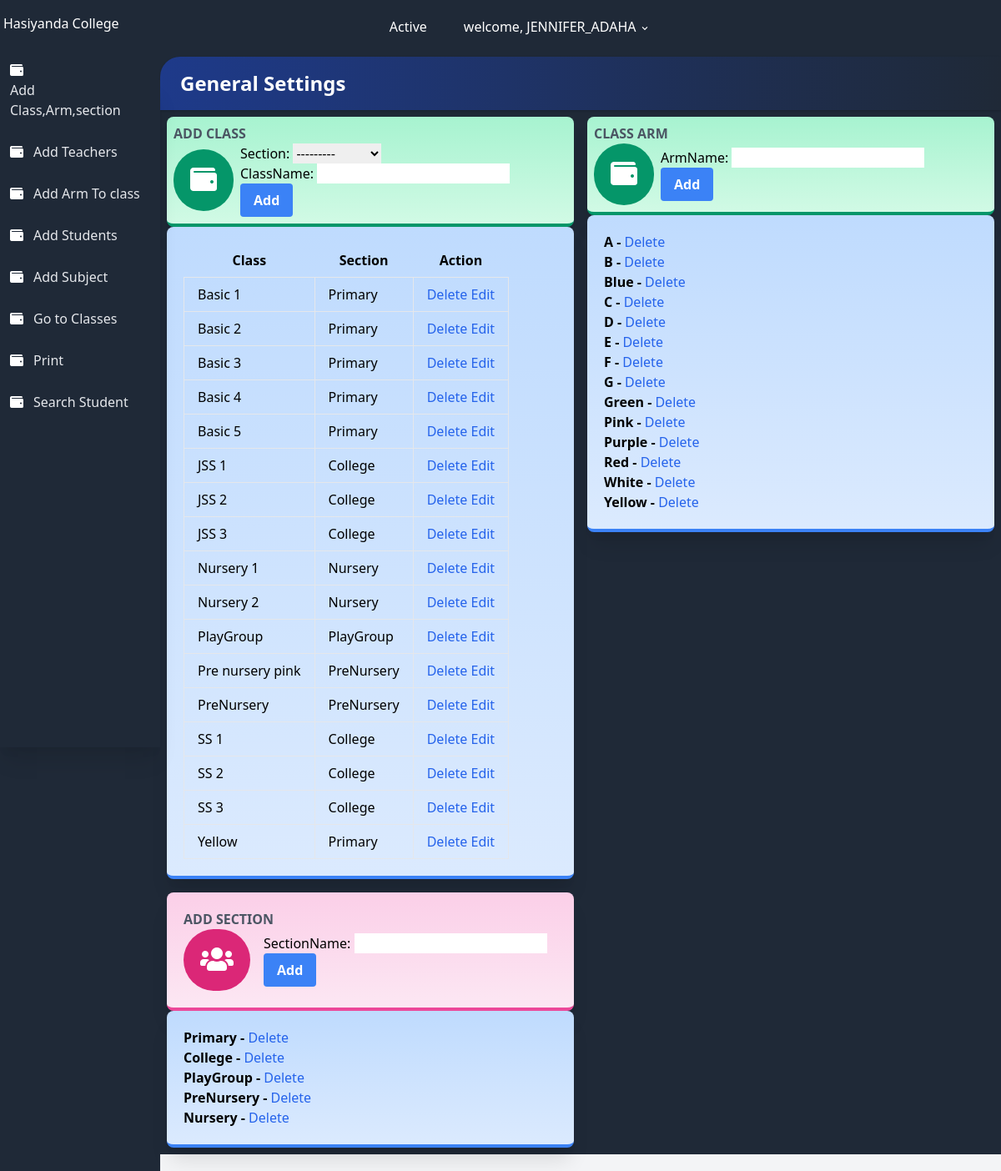
/settings/ (signed in), run on the app's committed database.
### users/models.py (models this page shows, shortened)
class User(AbstractUser):
    class Role(models.TextChoices):
        ADMIN = 'admin'
        TEACHER = 'teacher'
        STUDENT = 'student'
    base_role = Role.TEACHER
    role = models.CharField(max_length=10, choices= Role.choices , null=True, blank=True)
    section = models.ForeignKey('result.section', on_delete=models.SET_NULL, null=True , blank=True)
    class Meta:
        db_table = 'auth_user'

### result/models.py (models this page shows, shortened)
class all_class(models.Model):
    className = models.CharField(max_length=100 , unique=True)
    section = models.ForeignKey(section, on_delete=models.CASCADE, null=True)
    complete = models.BooleanField(default=False)
    date = models.DateTimeField(auto_now_add=True)
    class Meta:
        ordering = ['className']

class section(models.Model):
    sectionName = models.CharField(max_length=100 , unique=True)
    def __str__(self):
        return self.sectionName

class classArm(models.Model):
    armName = models.CharField(max_length=100 , unique=True)
    class Meta:
        ordering = ['armName']

### result/views.py (the view, shortened to what this page needs)
# urls.py: path('settings/', settings.as_view(), name='settings'),
class settings(LoginRequiredMixin, TemplateView):
    login_url = 'result:login'
    template_name = 'result/settings.html'
    queryset = all_class.objects.all()
    def get_context_data(self, **kwargs):
        context = super(settings, self).get_context_data(**kwargs)
        context['classForm'] = allClassForm()
        context['armForm'] = classArmForm()
        context['sectionForm'] = sectionForm()
        context['imageForm'] = ImageForm()
        context['settingForm'] = settingForm()
        context['allclass'] = all_class.objects.all()
        context['classArm'] = classArm.objects.all()
        context['sections'] = section.objects.all()
        context['img'] = Images.objects.all()
        context['setting'] = setting.objects.all()
        context['studentCount'] = students.objects.all().count()
        return context

### result/forms.py
class allClassForm(forms.ModelForm):
    class Meta:
        model = all_class
        fields = ['section', 'className' ]

class classArmForm(forms.ModelForm):
    class Meta:
        model = classArm
        fields = ['armName']

### result/templates/result/settings.html (shortened to what this page needs)
{% extends 'settingsbase.html' %}
{% load static %}
{% block content %}
<div class="flex flex-wrap">
    <div class="w-full md:w-1/2 xl:w-1/3 p-2">
        <div class="bg-gradient-to-b from-green-200 to-green-100 border-b-4 border-green-600 rounded-lg shadow-xl p-2">
            <h2 class="font-bold uppercase text-gray-600">Add Class</h2>
            <div class="flex flex-row items-center">
                <div class="flex-shrink pr-2">
                    <div class="rounded-full p-5 bg-green-600"><i class="fa fa-wallet fa-2x fa-inverse"></i></div>
                </div>
                <form method="post"  class="">
                      {{ classForm.as_p }}
                      <button
                        class="bg-blue-500 hover:bg-blue-700 text-white font-bold py-2 px-4 rounded focus:outline-none focus:shadow-outline"
                        type="submit"> Add</button>
                </form>
            </div>
        </div>
            <div class="bg-gradient-to-b from-blue-200 to-blue-100 border-b-4 border-blue-500 rounded-lg shadow-xl p-5">
                <div class="flex flex-row items-center">
                        <table class="table-auto">
                            <thead>
                              <tr>
                                <th class="px-4 py-2">Class</th>
                                <th class="px-4 py-2">Section</th>
                                <th class="px-4 py-2">Action</th>
                              </tr>
                            </thead>
                            <tbody>
                              {% for class in allclass%}
                              <tr>
                                <td class="border px-4 py-2">
                                    {{class.className}}
                                </td>
                                <td class="border px-4 py-2">{{class.section}}</td>
                                <td class="border px-4 py-2">
                                    <a href="{% url 'result:deleteClass' class.id %}" class="font-medium text-blue-600 dark:text-blue-500 hover:underline" >
                                        Delete
                                      </a>
                                      <a href="{% url 'result:EditClass' class.id %}" class="font-medium text-blue-600 dark:text-blue-500 hover:underline" >
                                          Edit
                                        </a>
                                </td>
                              </tr>
                              {% endfor %}
                            </tbody>
                          </table>
                </div>
            </div>
    </div>
    <div class="w-full md:w-1/2 xl:w-1/3 p-2">
        <div class="bg-gradient-to-b from-green-200 to-green-100 border-b-4 border-green-600 rounded-lg shadow-xl p-2">
            <h2 class="font-bold uppercase text-gray-600">Class Arm</h2>
            <div class="flex flex-row items-center">
                <div class="flex-shrink pr-2">
                    <div class="rounded-full p-5 bg-green-600"><i class="fa fa-wallet fa-2x fa-inverse"></i></div>
                </div>
                <form method="post"  class="">
                      {{ armForm.as_p }}
                      <button
                        class="bg-blue-500 hover:bg-blue-700 text-white font-bold py-2 px-4 rounded focus:outline-none focus:shadow-outline"
                        type="submit"> Add</button>
                </form>
            </div>
        </div>
        <div class="bg-gradient-to-b from-blue-200 to-blue-100 border-b-4 border-blue-500 rounded-lg shadow-xl p-5">
            <div class="flex flex-row items-center">
                <ul class=" font-bold">
                    {% for classArm in classArm%}
                      <li  >
                         {{ classArm.armName}} -
                         <a href="{% url 'result:deleteArm' classArm.id %}" class="font-medium text-blue-600 dark:text-blue-500 hover:underline" >
                          Delete
                        </a>
                      </li>
                    {% endfor %}
                  </ul>
            </div>
        </div>
    </div>
    <div class="w-full md:w-1/2 xl:w-1/3 p-2">
        <div class="bg-gradient-to-b from-pink-200 to-pink-100 border-b-4 border-pink-500 rounded-lg shadow-xl p-5">
            <h2 class="font-bold uppercase text-gray-600">Add Section</h2>
            <div class="flex flex-row items-center">
                <div class="flex-shrink pr-4">
                    <div class="rounded-full p-5 bg-pink-600"><i class="fas fa-users fa-2x fa-inverse"></i></div>
                </div>
                <form method="post"  class="">
                    {{ sectionForm.as_p }}
                    <button
                      class="bg-blue-500 hover:bg-blue-700 text-white font-bold py-2 px-4 rounded focus:outline-none focus:shadow-outline"
                      type="submit"> Add</button>
              </form>
            </div>
        </div>
        <div class="bg-gradient-to-b from-blue-200 to-blue-100 border-b-4 border-blue-500 rounded-lg shadow-xl p-5">
            <div class="flex flex-row items-center">
                <ul class=" font-bold">
                    {% for section in sections %}
                      <li  >
                        {{ section.sectionName }} -
                         <a href=" " class="font-medium text-blue-600 dark:text-blue-500 hover:underline" >
                          Delete
                        </a>
                      </li>
                    {% endfor %}
                  </ul>
            </div>
        </div>
    </div>
</div>
{% endblock %}

### templates/settingsbase.html (shortened to what this page needs)
{% load static %}
<!DOCTYPE html>
<html lang="en">
<head>
    <link rel="stylesheet" href="https://use.fontawesome.com/releases/v5.3.1/css/all.css">
    <link rel="stylesheet" href="https://unpkg.com/tailwindcss@2.2.19/dist/tailwind.min.css"/>
    <link href="https://afeld.github.io/emoji-css/emoji.css" rel="stylesheet">
</head>
<body class="bg-gray-800 font-sans leading-normal tracking-normal mt-12">
<header>
    <nav aria-label="menu nav" class="bg-gray-800 pt-2 md:pt-1 pb-1 px-1 mt-0 h-auto fixed w-full z-20 top-0">
        <div class="flex flex-wrap items-center">
            <div class="flex flex-shrink md:w-1/3 justify-center md:justify-start text-white">
                <a href="{% url 'result:index' %}" aria-label="Home">
                    <h1> Hasiyanda College</h1>
                </a>
            </div>
            <div class="flex w-full pt-2 content-center justify-between md:w-1/3 md:justify-end">
                <ul class="list-reset flex justify-between flex-1 md:flex-none items-center">
                    <li class="flex-1 md:flex-none md:mr-3">
                        <a class="inline-block py-2 px-4 text-white no-underline" href="#">Active</a>
                    </li>
                    <li class="flex-1 md:flex-none md:mr-3">
                        <div class="relative inline-block">
                            <button onclick="toggleDD('myDropdown')" class="drop-button text-white py-2 px-2"> <span class="pr-2"></span> welcome, {{user.username}} <svg class="h-3 fill-current inline" xmlns="http://www.w3.org/2000/svg" viewBox="0 0 20 20">
                                <path d="M9.293 12.95l.707.707L15.657 8l-1.414-1.414L10 10.828 5.757 6.586 4.343 8z" /></svg></button>
                        </div>
                    </li>
                </ul>
            </div>
        </div>
    </nav>
</header>
<body>
    <div class="flex flex-col md:flex-row">
        <nav aria-label="alternative nav">
            <div class="bg-gray-800 shadow-xl h-20 fixed bottom-0 mt-12 md:relative md:h-screen z-10 w-full md:w-48 content-center">
                <div class="md:mt-12 md:w-48 md:fixed md:left-0 md:top-0 content-center md:content-start text-left justify-between">
                    <ul class="list-reset flex flex-row md:flex-col pt-3 md:py-3 px-1 md:px-2 text-center md:text-left">
                        <li class="mr-3 flex-1">
                            <a href="{% url 'result:settings' %}" class="block py-1 md:py-3 pl-0 md:pl-1 align-middle text-white no-underline hover:text-white border-b-2 border-gray-800 hover:border-red-500">
                                <i class="fa fa-wallet pr-0 md:pr-3"></i><span class="pb-1 md:pb-0 text-xs md:text-base text-gray-400 md:text-gray-200 block md:inline-block">
                                    Add Class,Arm,section
                                </span>
                            </a>
                        </li>
                        <li class="mr-3 flex-1">
                            <a href="{% url 'result:RegisterTeachers' %}" class="block py-1 md:py-3 pl-0 md:pl-1 align-middle text-white no-underline hover:text-white border-b-2 border-gray-800 hover:border-green-500">
                                <i class="fa fa-wallet pr-0 md:pr-3"></i><span class="pb-1 md:pb-0 text-xs md:text-base text-gray-400 md:text-gray-200 block md:inline-block">
                                    Add Teachers
                                </span>
                            </a>
                        </li>
                        <li class="mr-3 flex-1">
                            <a href="{% url 'result:CreateClassArm' %}" class="block py-1 md:py-3 pl-0 md:pl-1 align-middle text-white no-underline hover:text-white border-b-2 border-gray-800 hover:border-green-500">
                                <i class="fa fa-wallet pr-0 md:pr-3"></i><span class="pb-1 md:pb-0 text-xs md:text-base text-gray-400 md:text-gray-200 block md:inline-block">
                                    Add Arm To class
                                </span>
                            </a>
                        </li>
                        <li class="mr-3 flex-1">
                            <a href="{% url 'result:registerStudent' %}" class="block py-1 md:py-3 pl-0 md:pl-1 align-middle text-white no-underline hover:text-white border-b-2 border-gray-800 hover:border-yellow-500">
                                <i class="fa fa-wallet pr-0 md:pr-3"></i><span class="pb-1 md:pb-0 text-xs md:text-base text-gray-400 md:text-gray-200 block md:inline-block">
                                    Add Students
                                </span>
                            </a>
                        </li>
                        <li class="mr-3 flex-1">
                            <a href="{% url 'result:subjectCreate' %}" class="block py-1 md:py-3 pl-0 md:pl-1 align-middle text-white no-underline hover:text-white border-b-2 border-gray-800 hover:border-green-500">
                                <i class="fa fa-wallet pr-0 md:pr-3"></i><span class="pb-1 md:pb-0 text-xs md:text-base text-gray-400 md:text-gray-200 block md:inline-block">
                                    Add Subject
                                </span>
                            </a>
                        </li>
                        <li class="mr-3 flex-1">
                            <a href="{% url 'result:classList' %}" class="block py-1 md:py-3 pl-0 md:pl-1 align-middle text-white no-underline hover:text-white border-b-2 border-gray-800 hover:border-green-500">
                                <i class="fa fa-wallet pr-0 md:pr-3"></i><span class="pb-1 md:pb-0 text-xs md:text-base text-gray-400 md:text-gray-200 block md:inline-block">
                                    Go to Classes
                                </span>
                            </a>
                        </li>
                        <li class="mr-3 flex-1">
                            <a href="{% url 'result:print' %}" class="block py-1 md:py-3 pl-0 md:pl-1 align-middle text-white no-underline hover:text-white border-b-2 border-gray-800 hover:border-green-500">
                                <i class="fa fa-wallet pr-0 md:pr-3"></i><span class="pb-1 md:pb-0 text-xs md:text-base text-gray-400 md:text-gray-200 block md:inline-block">
                                    Print
                                </span>
                            </a>
                        </li>
                        <li class="mr-3 flex-1">
                            <a href="{% url 'result:searchStudents' %}" class="block py-1 md:py-3 pl-0 md:pl-1 align-middle text-white no-underline hover:text-white border-b-2 border-gray-800 hover:border-green-500">
                                <i class="fa fa-wallet pr-0 md:pr-3"></i><span class="pb-1 md:pb-0 text-xs md:text-base text-gray-400 md:text-gray-200 block md:inline-block">
                                    Search Student
                                </span>
                            </a>
                        </li>
                    </ul>
                </div>
            </div>
        </nav>
        <section>
            <div id="main" class="main-content flex-1 bg-gray-100 mt-12 md:mt-2 pb-24 md:pb-5">
                <div class="bg-gray-800 pt-3">
                    <div class="rounded-tl-3xl bg-gradient-to-r from-blue-900 to-gray-800 p-4 shadow text-2xl text-white">
                        <h1 class="font-bold pl-2"> General Settings </h1>
                    </div>
                    {% block content %}
                    {% endblock content %}
                </div>
            </div>
        </section>
    </div>
</body>
</html>

### data on the page
all_class: className "Basic 1", section "Primary"
all_class: className "Basic 2", section "Primary"
all_class: className "Basic 3", section "Primary"
all_class: className "Basic 4", section "Primary"
all_class: className "Basic 5", section "Primary"
all_class: className "JSS 1", section "College"
all_class: className "JSS 2", section "College"
all_class: className "JSS 3", section "College"
all_class: className "Nursery 1", section "Nursery"
all_class: className "Nursery 2", section "Nursery"
all_class: className "PlayGroup", section "PlayGroup"
all_class: className "Pre nursery pink", section "PreNursery"
all_class: className "PreNursery", section "PreNursery"
all_class: className "SS 1", section "College"
all_class: className "SS 2", section "College"
all_class: className "SS 3", section "College"
all_class: className "Yellow", section "Primary"
classArm: armName "A"
classArm: armName "B"
classArm: armName "Blue"
classArm: armName "C"
classArm: armName "D"
classArm: armName "E"
classArm: armName "F"
classArm: armName "G"
classArm: armName "Green"
classArm: armName "Pink"
classArm: armName "Purple"
classArm: armName "Red"
classArm: armName "White"
classArm: armName "Yellow"
section: sectionName "Primary"
section: sectionName "College"
section: sectionName "PlayGroup"
section: sectionName "PreNursery"
section: sectionName "Nursery"

### other printed values
{{ user.username }} "JENNIFER_ADAHA"
